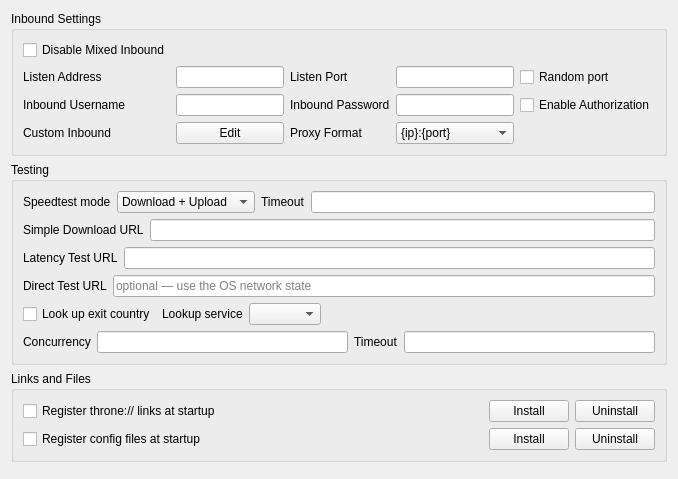
     <widget class="QWidget" name="tab_1">
      <attribute name="title">
       <string>Common</string>
      </attribute>
      <layout class="QVBoxLayout" name="verticalLayout_2">
       <item>
        <widget class="QGroupBox" name="groupBox_5">
         <property name="sizePolicy">
          <sizepolicy hsizetype="Preferred" vsizetype="Preferred">
           <horstretch>0</horstretch>
           <verstretch>0</verstretch>
          </sizepolicy>
         </property>
         <property name="title">
          <string>Inbound Settings</string>
         </property>
         <layout class="QGridLayout" name="gridLayout_9">
          <item row="2" column="5">
           <widget class="QCheckBox" name="inbound_auth">
            <property name="text">
             <string>Enable Authorization</string>
            </property>
           </widget>
          </item>
          <item row="1" column="4">
           <widget class="QLineEdit" name="inbound_socks_port">
            <property name="sizePolicy">
             <sizepolicy hsizetype="Preferred" vsizetype="Fixed">
              <horstretch>0</horstretch>
              <verstretch>0</verstretch>
             </sizepolicy>
            </property>
           </widget>
          </item>
          <item row="4" column="1">
           <widget class="QLabel" name="label_11">
            <property name="text">
             <string>Custom Inbound</string>
            </property>
           </widget>
          </item>
          <item row="4" column="2">
           <widget class="QPushButton" name="custom_inbound_edit">
            <property name="text">
             <string>Edit</string>
            </property>
           </widget>
          </item>
          <item row="2" column="1">
           <widget class="QLabel" name="inbound_user_l">
            <property name="text">
             <string>Inbound Username</string>
            </property>
           </widget>
          </item>
          <item row="0" column="1">
           <widget class="QCheckBox" name="disable_mixed_inbound">
            <property name="text">
             <string>Disable Mixed Inbound</string>
            </property>
           </widget>
          </item>
          <item row="2" column="4">
           <widget class="QLineEdit" name="inbound_pass"/>
          </item>
          <item row="2" column="2">
           <widget class="QLineEdit" name="inbound_user"/>
          </item>
          <item row="1" column="5">
           <widget class="QCheckBox" name="random_listen_port">
            <property name="toolTip">
             <string>&lt;html&gt;&lt;head/&gt;&lt;body&gt;&lt;p&gt;Selects a random available port on every run&lt;/p&gt;&lt;/body&gt;&lt;/html&gt;</string>
            </property>
            <property name="text">
             <string>Random port</string>
            </property>
           </widget>
          </item>
          <item row="1" column="3">
           <widget class="QLabel" name="inbound_socks_port_l">
            <property name="toolTip">
             <string>&lt;html&gt;&lt;head/&gt;&lt;body&gt;&lt;p&gt;Socks
                                                                + HTTP Proxy&lt;/p&gt;&lt;/body&gt;&lt;/html&gt;
                                                            </string>
            </property>
            <property name="text">
             <string>Listen Port</string>
            </property>
           </widget>
          </item>
          <item row="1" column="1">
           <widget class="QLabel" name="label">
            <property name="text">
             <string>Listen Address</string>
            </property>
           </widget>
          </item>
          <item row="2" column="3">
           <widget class="QLabel" name="inbound_pass_l">
            <property name="text">
             <string>Inbound Password</string>
            </property>
           </widget>
          </item>
          <item row="4" column="4">
           <widget class="QComboBox" name="proxy_scheme">
            <item>
             <property name="text">
              <string notr="true">{ip}:{port}</string>
             </property>
            </item>
            <item>
             <property name="text">
              <string notr="true">http://{ip}:{port}</string>
             </property>
            </item>
            <item>
             <property name="text">
              <string notr="true">socks={ip}:{port}</string>
             </property>
            </item>
           </widget>
          </item>
          <item row="4" column="3">
           <widget class="QLabel" name="proxy_scheme_l">
            <property name="text">
             <string>Proxy Format</string>
            </property>
           </widget>
          </item>
          <item row="1" column="2">
           <widget class="QLineEdit" name="inbound_address"/>
          </item>
         </layout>
        </widget>
       </item>
       <item>
        <widget class="QGroupBox" name="groupBox_testing">
         <property name="title">
          <string>Testing</string>
         </property>
         <layout class="QVBoxLayout" name="verticalLayout_8">
          <item>
           <layout class="QHBoxLayout" name="horizontalLayout_10">
            <item>
             <widget class="QLabel" name="label_12">
              <property name="text">
               <string>Speedtest mode</string>
              </property>
             </widget>
            </item>
            <item>
             <widget class="QComboBox" name="speedtest_mode">
              <item>
               <property name="text">
                <string>Download + Upload</string>
               </property>
              </item>
              <item>
               <property name="text">
                <string>Only Download</string>
               </property>
              </item>
              <item>
               <property name="text">
                <string>Only Upload</string>
               </property>
              </item>
              <item>
               <property name="text">
                <string>Simple Download</string>
               </property>
              </item>
              <item>
               <property name="text">
                <string>Only Country</string>
               </property>
              </item>
             </widget>
            </item>
            <item>
             <widget class="QLabel" name="label_19">
              <property name="toolTip">
               <string>&lt;html&gt;&lt;head/&gt;&lt;body&gt;&lt;p&gt;timeout in milliseconds&lt;br/&gt;applies to all tests individually&lt;/p&gt;&lt;/body&gt;&lt;/html&gt;</string>
              </property>
              <property name="text">
               <string>Timeout</string>
              </property>
             </widget>
            </item>
            <item>
             <widget class="QLineEdit" name="test_timeout"/>
            </item>
           </layout>
          </item>
          <item>
           <layout class="QHBoxLayout" name="horizontalLayout_9">
            <item>
             <widget class="QLabel" name="label_16">
              <property name="text">
               <string>Simple Download URL</string>
              </property>
             </widget>
            </item>
            <item>
             <widget class="QLineEdit" name="simple_down_url"/>
            </item>
           </layout>
          </item>
          <item>
           <layout class="QHBoxLayout" name="horizontalLayout_6">
            <item>
             <widget class="QLabel" name="label_13">
              <property name="text">
               <string>Latency Test URL</string>
              </property>
             </widget>
            </item>
            <item>
             <widget class="QLineEdit" name="test_latency_url"/>
            </item>
           </layout>
          </item>
          <item>
           <layout class="QHBoxLayout" name="horizontalLayout_direct_test">
            <item>
             <widget class="QLabel" name="label_direct_test_url">
              <property name="toolTip">
               <string>&lt;html&gt;&lt;head/&gt;&lt;body&gt;&lt;p&gt;Fetched &lt;span style=&quot; font-weight:600;&quot;&gt;without&lt;/span&gt; any proxy, so features that must tell a dead internet connection apart from dead servers — such as the auto selector — can check the connection itself, and notice the moment it comes back.&lt;/p&gt;&lt;p&gt;Only put a URL here that is reachable &lt;span style=&quot; font-weight:600;&quot;&gt;directly&lt;/span&gt; on your network. Leave it empty to rely on the operating system's network state instead.&lt;/p&gt;&lt;/body&gt;&lt;/html&gt;</string>
              </property>
              <property name="text">
               <string>Direct Test URL</string>
              </property>
             </widget>
            </item>
            <item>
             <widget class="QLineEdit" name="direct_test_url">
              <property name="placeholderText">
               <string>optional — use the OS network state</string>
              </property>
             </widget>
            </item>
           </layout>
          </item>
          <item>
           <layout class="QHBoxLayout" name="horizontalLayout_exit_lookup">
            <item>
             <widget class="QCheckBox" name="exit_country_lookup">
              <property name="toolTip">
               <string>&lt;html&gt;&lt;head/&gt;&lt;body&gt;&lt;p&gt;After connecting, Throne asks an IP lookup service — through the proxy — which IP and country the connection exits from.&lt;/p&gt;&lt;p&gt;Turn this off to never contact such a service automatically.&lt;/p&gt;&lt;/body&gt;&lt;/html&gt;</string>
              </property>
              <property name="text">
               <string>Look up exit country</string>
              </property>
             </widget>
            </item>
            <item>
             <widget class="QLabel" name="label_exit_lookup_provider">
              <property name="text">
               <string>Lookup service</string>
              </property>
              <property name="buddy">
               <cstring>exit_lookup_provider</cstring>
              </property>
             </widget>
            </item>
            <item>
             <widget class="QComboBox" name="exit_lookup_provider"/>
            </item>
            <item>
             <spacer name="horizontalSpacer_exit_lookup">
              <property name="orientation">
               <enum>Qt::Orientation::Horizontal</enum>
              </property>
              <property name="sizeHint" stdset="0">
               <size>
                <width>40</width>
                <height>20</height>
               </size>
              </property>
             </spacer>
            </item>
           </layout>
          </item>
          <item>
           <layout class="QHBoxLayout" name="horizontalLayout_11">
            <item>
             <widget class="QLabel" name="label_14">
              <property name="text">
               <string>Concurrency</string>
              </property>
             </widget>
            </item>
            <item>
             <widget class="QLineEdit" name="test_concurrent"/>
            </item>
            <item>
             <widget class="QLabel" name="label_22">
              <property name="toolTip">
               <string>&lt;html&gt;&lt;head/&gt;&lt;body&gt;&lt;p&gt;Timeout for URLtest in ms&lt;br/&gt;Note that muxed connections take a much longer time for their initial request, and setting this value too low will cause the test to falsely report that the config is not working&lt;/p&gt;&lt;/body&gt;&lt;/html&gt;</string>
              </property>
              <property name="text">
               <string>Timeout</string>
              </property>
             </widget>
            </item>
            <item>
             <widget class="QLineEdit" name="url_timeout"/>
            </item>
           </layout>
          </item>
         </layout>
        </widget>
       </item>
       <item>
        <widget class="QGroupBox" name="url_scheme_box">
         <property name="title">
          <string>Links and Files</string>
         </property>
         <layout class="QGridLayout" name="gridLayout_url_scheme">
          <item row="0" column="0">
           <widget class="QCheckBox" name="url_scheme_auto_register">
            <property name="toolTip">
             <string>&lt;html&gt;&lt;head/&gt;&lt;body&gt;&lt;p&gt;Registers Throne as the handler for throne:// links, re-applying the registration whenever the install is moved.&lt;/p&gt;&lt;p&gt;Turning this off does not undo an existing registration: use Uninstall for that.&lt;/p&gt;&lt;/body&gt;&lt;/html&gt;</string>
            </property>
            <property name="text">
             <string>Register throne:// links at startup</string>
            </property>
           </widget>
          </item>
          <item row="0" column="1">
           <spacer name="horizontalSpacer_url_scheme">
            <property name="orientation">
             <enum>Qt::Orientation::Horizontal</enum>
            </property>
            <property name="sizeHint" stdset="0">
             <size>
              <width>40</width>
              <height>20</height>
             </size>
            </property>
           </spacer>
          </item>
          <item row="0" column="2">
           <widget class="QLabel" name="url_scheme_status">
            <property name="text">
             <string notr="true"/>
            </property>
           </widget>
          </item>
          <item row="0" column="3">
           <widget class="QPushButton" name="url_scheme_install">
            <property name="toolTip">
             <string>&lt;html&gt;&lt;head/&gt;&lt;body&gt;&lt;p&gt;Registers the handler now, without waiting for the next start.&lt;/p&gt;&lt;/body&gt;&lt;/html&gt;</string>
            </property>
            <property name="text">
             <string>Install</string>
            </property>
           </widget>
          </item>
          <item row="0" column="4">
           <widget class="QPushButton" name="url_scheme_uninstall">
            <property name="toolTip">
             <string>&lt;html&gt;&lt;head/&gt;&lt;body&gt;&lt;p&gt;Removes the throne:// handler Throne wrote. Entries owned by other applications are left alone.&lt;/p&gt;&lt;/body&gt;&lt;/html&gt;</string>
            </property>
            <property name="text">
             <string>Uninstall</string>
            </property>
           </widget>
          </item>
          <item row="1" column="0">
           <widget class="QCheckBox" name="file_assoc_auto_register">
            <property name="toolTip">
             <string>&lt;html&gt;&lt;head/&gt;&lt;body&gt;&lt;p&gt;Adds Throne to the &quot;Open with&quot; list for config files such as JSON and YAML, re-applying the registration whenever the install is moved.&lt;/p&gt;&lt;p&gt;Turning this off does not undo an existing registration: use Uninstall for that.&lt;/p&gt;&lt;/body&gt;&lt;/html&gt;</string>
            </property>
            <property name="text">
             <string>Register config files at startup</string>
            </property>
           </widget>
          </item>
          <item row="1" column="2">
           <widget class="QLabel" name="file_assoc_status">
            <property name="text">
             <string notr="true"/>
            </property>
           </widget>
          </item>
          <item row="1" column="3">
           <widget class="QPushButton" name="file_assoc_install">
            <property name="toolTip">
             <string>&lt;html&gt;&lt;head/&gt;&lt;body&gt;&lt;p&gt;Registers the associations now, without waiting for the next start.&lt;/p&gt;&lt;/body&gt;&lt;/html&gt;</string>
            </property>
            <property name="text">
             <string>Install</string>
            </property>
           </widget>
          </item>
          <item row="1" column="4">
           <widget class="QPushButton" name="file_assoc_uninstall">
            <property name="toolTip">
             <string>&lt;html&gt;&lt;head/&gt;&lt;body&gt;&lt;p&gt;Removes every config file association Throne wrote, including those added by older versions. Associations owned by other applications are left alone.&lt;/p&gt;&lt;/body&gt;&lt;/html&gt;</string>
            </property>
            <property name="text">
             <string>Uninstall</string>
            </property>
           </widget>
          </item>
         </layout>
        </widget>
       </item>
       <item>
        <widget class="QWidget" name="horizontalWidget_1" native="true">
         <property name="sizePolicy">
          <sizepolicy hsizetype="Preferred" vsizetype="Maximum">
           <horstretch>0</horstretch>
           <verstretch>0</verstretch>
          </sizepolicy>
         </property>
         <layout class="QHBoxLayout" name="horizontalLayout_2">
          <property name="leftMargin">
           <number>0</number>
          </property>
          <property name="topMargin">
           <number>0</number>
          </property>
          <property name="rightMargin">
           <number>0</number>
          </property>
          <property name="bottomMargin">
           <number>0</number>
          </property>
         </layout>
        </widget>
       </item>
      </layout>
     </widget>
